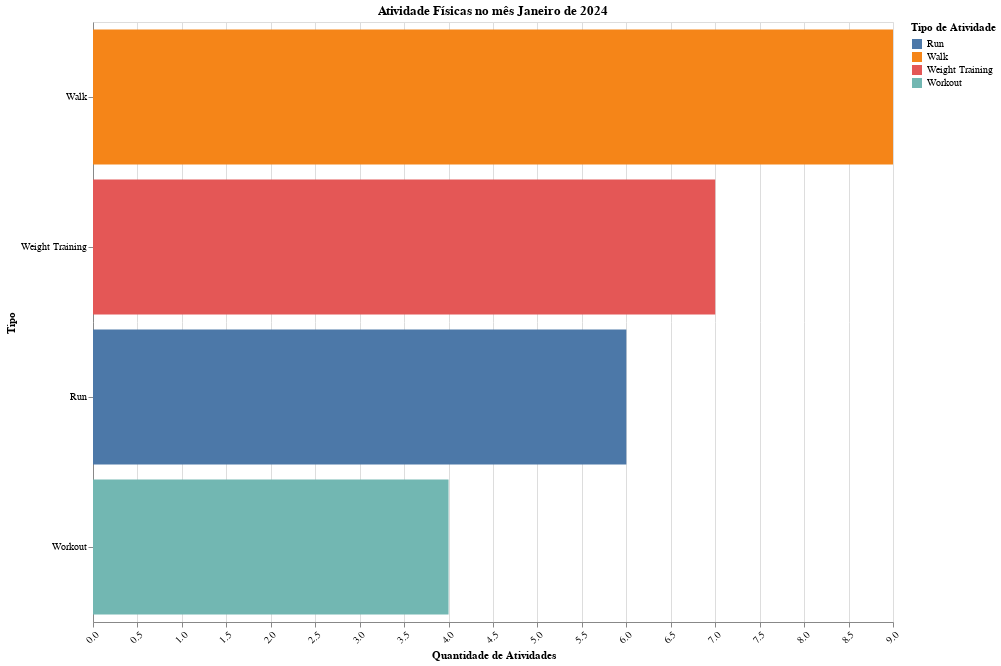

Write notebook code for a chart like this one.
### Code cell
import altair as alt
from vega_datasets import data

# Since these data are each more than 5,000 rows we'll import from the URLs
df = agrupamento_atividade_por_tipo_por_ano_mes(df_atividades_simplificado_2024, 2024, 1)

chart_uf = alt.Chart(df).mark_bar().encode(
    y=alt.Y('tipo:N', title='Tipo', sort='-x', axis=alt.Axis(labelLimit=200)),
    x=alt.X('qtd:Q', title='Quantidade de Atividades', axis=alt.Axis(labelAngle=-45)),
    tooltip=['tipo', 'qtd'],      
    color=alt.Color('tipo:N', title='Tipo de Atividade')     
).properties(
    title=alt.Title(
        text=f'Atividade Físicas no mês Janeiro de 2024'  
    ),
    width=800,
    height=600
).interactive()

chart_uf

### Figure 1 — Vega specification as saved in the notebook (floating-point values rounded to 4 significant figures)
{"$schema": "https://vega.github.io/schema/vega/v5.json", "data": [{"name": "param_1_store"}, {"name": "source_0"}, {"name": "data_0", "values": [{"qtd": 9, "qtd_end": 9.0, "qtd_start": 0.0, "tipo": "Walk"}, {"qtd": 7, "qtd_end": 7.0, "qtd_start": 0.0, "tipo": "Weight Training"}, {"qtd": 6, "qtd_end": 6.0, "qtd_start": 0.0, "tipo": "Run"}, {"qtd": 4, "qtd_end": 4.0, "qtd_start": 0.0, "tipo": "Workout"}]}, {"name": "source_0_y_domain_tipo", "values": [{"sort_field": 9, "tipo": "Walk"}, {"sort_field": 7, "tipo": "Weight Training"}, {"sort_field": 6, "tipo": "Run"}, {"sort_field": 4, "tipo": "Workout"}]}, {"name": "data_0_color_domain_tipo", "values": [{"tipo": "Walk"}, {"tipo": "Weight Training"}, {"tipo": "Run"}, {"tipo": "Workout"}]}], "signals": [{"name": "unit", "value": {}, "on": [{"events": "pointermove", "update": "isTuple(group()) ? group() : unit"}]}, {"name": "param_1", "update": "vlSelectionResolve(\"param_1_store\", \"union\")"}, {"name": "param_1_qtd", "on": [{"events": [{"source": "view", "type": "dblclick"}], "update": "null"}, {"events": {"signal": "param_1_translate_delta"}, "update": "panLinear(param_1_translate_anchor.extent_x, -param_1_translate_delta.x / width)"}, {"events": {"signal": "param_1_zoom_delta"}, "update": "zoomLinear(domain(\"x\"), param_1_zoom_anchor.x, param_1_zoom_delta)"}]}, {"name": "param_1_tipo", "on": [{"events": [{"source": "view", "type": "dblclick"}], "update": "null"}, {"events": {"signal": "param_1_translate_delta"}, "update": "panLinear(param_1_translate_anchor.extent_y, param_1_translate_delta.y / height)"}, {"events": {"signal": "param_1_zoom_delta"}, "update": "zoomLinear(domain(\"y\"), param_1_zoom_anchor.y, param_1_zoom_delta)"}]}, {"name": "param_1_tuple", "on": [{"events": [{"signal": "param_1_qtd || param_1_tipo"}], "update": "param_1_qtd && param_1_tipo ? {unit: \"\", fields: param_1_tuple_fields, values: [param_1_qtd,param_1_tipo]} : null"}]}, {"name": "param_1_tuple_fields", "value": [{"field": "qtd", "channel": "x", "type": "R"}, {"field": "tipo", "channel": "y", "type": "E"}]}, {"name": "param_1_translate_anchor", "value": {}, "on": [{"events": [{"source": "scope", "type": "pointerdown"}], "update": "{x: x(unit), y: y(unit), extent_x: domain(\"x\"), extent_y: domain(\"y\")}"}]}, {"name": "param_1_translate_delta", "value": {}, "on": [{"events": [{"source": "window", "between": [{"source": "scope", "type": "pointerdown"}, {"source": "window", "type": "pointerup"}], "type": "pointermove", "consume": true}], "update": "{x: param_1_translate_anchor.x - x(unit), y: param_1_translate_anchor.y - y(unit)}"}]}, {"name": "param_1_zoom_anchor", "on": [{"events": [{"source": "scope", "type": "wheel", "consume": true}], "update": "{x: invert(\"x\", x(unit)), y: invert(\"y\", y(unit))}"}]}, {"name": "param_1_zoom_delta", "on": [{"events": [{"source": "scope", "type": "wheel", "consume": true}], "update": "pow(1.001, event.deltaY * pow(16, event.deltaMode))", "force": true}]}, {"name": "param_1_modify", "on": [{"events": {"signal": "param_1_tuple"}, "update": "modify(\"param_1_store\", param_1_tuple, true)"}]}], "marks": [{"type": "rect", "name": "marks", "from": {"data": "data_0"}, "encode": {"update": {"tooltip": {"signal": "{\"tipo\": isValid(datum[\"tipo\"]) ? datum[\"tipo\"] : \"\"+datum[\"tipo\"], \"qtd\": format(datum[\"qtd\"], \"\")}"}, "x": {"field": "qtd_end", "scale": "x"}, "fill": {"field": "tipo", "scale": "color"}, "x2": {"field": "qtd_start", "scale": "x"}, "height": {"signal": "max(0.25, bandwidth('y'))"}, "y": {"field": "tipo", "scale": "y"}}}, "style": ["bar"], "interactive": true, "clip": true}], "scales": [{"name": "x", "type": "linear", "domain": {"data": "data_0", "fields": ["qtd_start", "qtd_end"]}, "range": [0, {"signal": "width"}], "nice": true, "zero": true, "domainRaw": {"signal": "param_1[\"qtd\"]"}}, {"name": "y", "type": "band", "domain": {"data": "source_0_y_domain_tipo", "field": "tipo", "sort": {"op": "max", "field": "sort_field", "order": "descending"}}, "range": [0, {"signal": "height"}], "paddingInner": 0.1, "paddingOuter": 0.05}, {"name": "color", "type": "ordinal", "domain": {"data": "data_0_color_domain_tipo", "field": "tipo", "sort": true}, "range": "category"}], "axes": [{"scale": "x", "tickCount": {"signal": "ceil(width/40)"}, "maxExtent": 0, "grid": true, "aria": false, "gridScale": "y", "zindex": 0, "minExtent": 0, "ticks": false, "labels": false, "domain": false, "orient": "bottom"}, {"scale": "x", "title": "Quantidade de Atividades", "orient": "bottom", "grid": false, "labelAngle": 315, "labelBaseline": "top", "zindex": 0, "labelOverlap": true, "labelFlush": true, "labelAlign": "right", "tickCount": {"signal": "ceil(width/40)"}}, {"scale": "y", "zindex": 0, "title": "Tipo", "orient": "left", "labelLimit": 200, "grid": false}], "title": {"text": "Atividade Físicas no mês Janeiro de 2024", "frame": "group"}, "width": 800, "style": "cell", "legends": [{"title": "Tipo de Atividade", "fill": "color", "symbolType": "square"}], "background": "white", "padding": 5, "height": 600}
